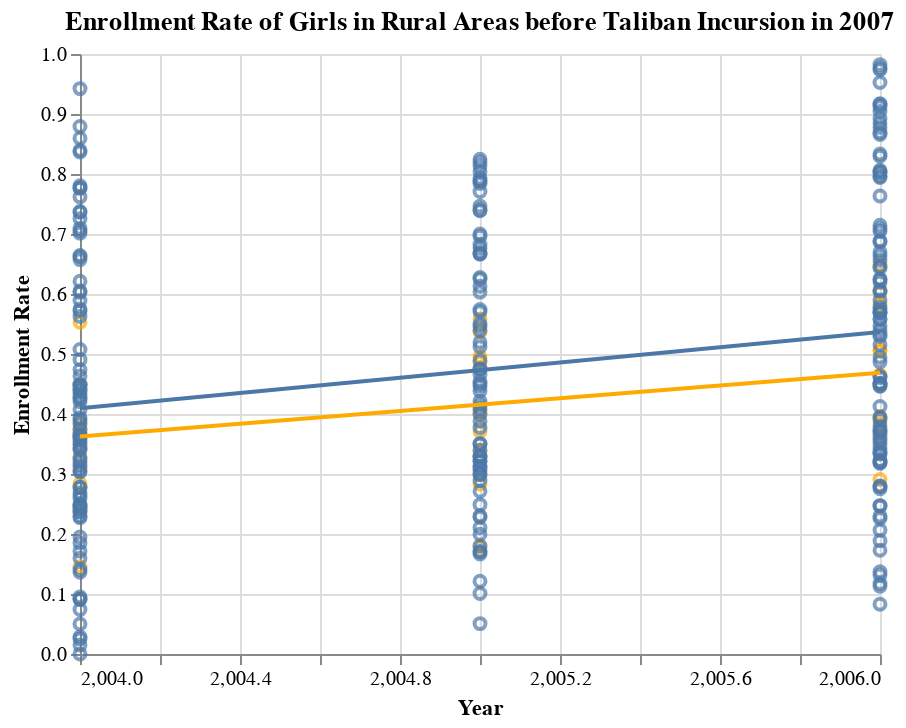

Notebook cell for this chart:
### Code cell
base = (
    alt.Chart(Y_t1_pre, title="Enrollment Rate of Girls in Rural Areas before Taliban Incursion in 2007")
    .mark_point()
    .encode(
        alt.X("year", scale=alt.Scale(zero=False)),
        alt.Y("rate_enrollment", scale=alt.Scale(zero=False)),
        color=alt.value("#FFAA00"),
    )
)

base2 = (
    alt.Chart(Y_t0_pre)
    .mark_point()
    .encode(
        alt.X("year", scale=alt.Scale(zero=False), title='Year'),
        alt.Y("rate_enrollment", scale=alt.Scale(zero=False), title='Enrollment Rate'),
    )
)

# base3 = (
#     alt.Chart(Y_t0_post)
#     .mark_point()
#     .encode(
#         alt.X("year", scale=alt.Scale(zero=False)),
#         alt.Y("rate_enrollment", scale=alt.Scale(zero=False)),
#     )
# )

# base4 = (
#     alt.Chart(Y_t1_post)
#     .mark_point()
#     .encode(
#         alt.X("year", scale=alt.Scale(zero=False)),
#         alt.Y("rate_enrollment", scale=alt.Scale(zero=False)),
#         color=alt.value("#FFAA00"),
#     )
# )
# Adding linear regression to observe trend
(
    base
    + base2
    # + base3
    # + base4
    + base.transform_regression("year", "rate_enrollment").mark_line()
    + base2.transform_regression("year", "rate_enrollment").mark_line()
    # + base3.transform_regression("year", "rate_enrollment").mark_line()
    # + base4.transform_regression("year", "rate_enrollment").mark_line()
)

### Figure 1 — Vega-Lite specification as saved in the notebook (floating-point values rounded to 4 significant figures; data arrays with more than 128 entries replaced by an {"elided": "..."} marker saying what was removed)
{"config": {"view": {"continuousWidth": 400, "continuousHeight": 300}}, "layer": [{"data": {"name": "data-58a4a3187f1d0bb9250b5de118218009"}, "mark": "point", "encoding": {"color": {"value": "#FFAA00"}, "x": {"type": "quantitative", "field": "year", "scale": {"zero": false}}, "y": {"type": "quantitative", "field": "rate_enrollment", "scale": {"zero": false}}}, "title": "Enrollment Rate of Girls in Rural Areas before Taliban Incursion in 2007"}, {"data": {"name": "data-bb6bdb8767696c005668745e3c76b9c5"}, "mark": "point", "encoding": {"x": {"type": "quantitative", "field": "year", "scale": {"zero": false}, "title": "Year"}, "y": {"type": "quantitative", "field": "rate_enrollment", "scale": {"zero": false}, "title": "Enrollment Rate"}}}, {"data": {"name": "data-58a4a3187f1d0bb9250b5de118218009"}, "mark": "line", "encoding": {"color": {"value": "#FFAA00"}, "x": {"type": "quantitative", "field": "year", "scale": {"zero": false}}, "y": {"type": "quantitative", "field": "rate_enrollment", "scale": {"zero": false}}}, "title": "Enrollment Rate of Girls in Rural Areas before Taliban Incursion in 2007", "transform": [{"on": "year", "regression": "rate_enrollment"}]}, {"data": {"name": "data-bb6bdb8767696c005668745e3c76b9c5"}, "mark": "line", "encoding": {"x": {"type": "quantitative", "field": "year", "scale": {"zero": false}, "title": "Year"}, "y": {"type": "quantitative", "field": "rate_enrollment", "scale": {"zero": false}, "title": "Enrollment Rate"}}, "transform": [{"on": "year", "regression": "rate_enrollment"}]}], "$schema": "https://vega.github.io/schema/vega-lite/v4.8.1.json", "datasets": {"data-58a4a3187f1d0bb9250b5de118218009": [{"Unnamed: 0": 207, "sex": "female", "subprovince": "Bannu", "region": "rural", "sample_population": 155, "enrolled_total": 58, "rate_enrollment": 0.3742, "year": 2004, "post_2009": 0.0, "Treated": 1}, {"Unnamed: 0": 221, "sex": "female", "subprovince": "Charsadda", "region": "rural", "sample_population": 156, "enrolled_total": 51, "rate_enrollment": 0.3269, "year": 2004, "post_2009": 0.0, "Treated": 1}, {"Unnamed: 0": 283, "sex": "female", "subprovince": "Kohat", "region": "rural", "sample_population": 78, "enrolled_total": 35, "rate_enrollment": 0.4487, "year": 2004, "post_2009": 0.0, "Treated": 1}, {"Unnamed: 0": 289, "sex": "female", "subprovince": "Lakki Marwat", "region": "rural", "sample_population": 110, "enrolled_total": 16, "rate_enrollment": 0.1455, "year": 2004, "post_2009": 0.0, "Treated": 1}, {"Unnamed: 0": 301, "sex": "female", "subprovince": "Lower Dir", "region": "rural", "sample_population": 123, "enrolled_total": 68, "rate_enrollment": 0.5528, "year": 2004, "post_2009": 0.0, "Treated": 1}, {"Unnamed: 0": 311, "sex": "female", "subprovince": "Mardan", "region": "rural", "sample_population": 163, "enrolled_total": 73, "rate_enrollment": 0.4479, "year": 2004, "post_2009": 0.0, "Treated": 1}, {"Unnamed: 0": 341, "sex": "female", "subprovince": "Peshawar", "region": "rural", "sample_population": 192, "enrolled_total": 66, "rate_enrollment": 0.3438, "year": 2004, "post_2009": 0.0, "Treated": 1}, {"Unnamed: 0": 373, "sex": "female", "subprovince": "Swat", "region": "rural", "sample_population": 122, "enrolled_total": 47, "rate_enrollment": 0.3852, "year": 2004, "post_2009": 0.0, "Treated": 1}, {"Unnamed: 0": 377, "sex": "female", "subprovince": "Tank", "region": "rural", "sample_population": 65, "enrolled_total": 24, "rate_enrollment": 0.3692, "year": 2004, "post_2009": 0.0, "Treated": 1}, {"Unnamed: 0": 383, "sex": "female", "subprovince": "Upper Dir", "region": "rural", "sample_population": 67, "enrolled_total": 19, "rate_enrollment": 0.2836, "year": 2004, "post_2009": 0.0, "Treated": 1}, {"Unnamed: 0": 174, "sex": "female", "subprovince": "Bannu", "region": "rural", "sample_population": 233, "enrolled_total": 66, "rate_enrollment": 0.2833, "year": 2005, "post_2009": 0.0, "Treated": 1}, {"Unnamed: 0": 184, "sex": "female", "subprovince": "Charsadda", "region": "rural", "sample_population": 96, "enrolled_total": 39, "rate_enrollment": 0.4062, "year": 2005, "post_2009": 0.0, "Treated": 1}, {"Unnamed: 0": 234, "sex": "female", "subprovince": "Kohat", "region": "rural", "sample_population": 86, "enrolled_total": 48, "rate_enrollment": 0.5581, "year": 2005, "post_2009": 0.0, "Treated": 1}, {"Unnamed: 0": 240, "sex": "female", "subprovince": "Lakki Marwat", "region": "rural", "sample_population": 120, "enrolled_total": 48, "rate_enrollment": 0.4, "year": 2005, "post_2009": 0.0, "Treated": 1}, {"Unnamed: 0": 248, "sex": "female", "subprovince": "Lower Dir", "region": "rural", "sample_population": 95, "enrolled_total": 51, "rate_enrollment": 0.5368, "year": 2005, "post_2009": 0.0, "Treated": 1}, {"Unnamed: 0": 258, "sex": "female", "subprovince": "Mardan", "region": "rural", "sample_population": 181, "enrolled_total": 88, "rate_enrollment": 0.4862, "year": 2005, "post_2009": 0.0, "Treated": 1}, {"Unnamed: 0": 282, "sex": "female", "subprovince": "Peshawar", "region": "rural", "sample_population": 178, "enrolled_total": 66, "rate_enrollment": 0.3708, "year": 2005, "post_2009": 0.0, "Treated": 1}, {"Unnamed: 0": 312, "sex": "female", "subprovince": "Swat", "region": "rural", "sample_population": 222, "enrolled_total": 110, "rate_enrollment": 0.4955, "year": 2005, "post_2009": 0.0, "Treated": 1}, {"Unnamed: 0": 316, "sex": "female", "subprovince": "Tank", "region": "rural", "sample_population": 73, "enrolled_total": 13, "rate_enrollment": 0.1781, "year": 2005, "post_2009": 0.0, "Treated": 1}, {"Unnamed: 0": 322, "sex": "female", "subprovince": "Upper Dir", "region": "rural", "sample_population": 109, "enrolled_total": 37, "rate_enrollment": 0.3394, "year": 2005, "post_2009": 0.0, "Treated": 1}, {"Unnamed: 0": 216, "sex": "female", "subprovince": "Bannu", "region": "rural", "sample_population": 461, "enrolled_total": 178, "rate_enrollment": 0.3861, "year": 2006, "post_2009": 0.0, "Treated": 1}, {"Unnamed: 0": 234, "sex": "female", "subprovince": "Charsadda", "region": "rural", "sample_population": 450, "enrolled_total": 228, "rate_enrollment": 0.5067, "year": 2006, "post_2009": 0.0, "Treated": 1}, {"Unnamed: 0": 296, "sex": "female", "subprovince": "Kohat", "region": "rural", "sample_population": 455, "enrolled_total": 230, "rate_enrollment": 0.5055, "year": 2006, "post_2009": 0.0, "Treated": 1}, {"Unnamed: 0": 304, "sex": "female", "subprovince": "Lakki Marwat", "region": "rural", "sample_population": 460, "enrolled_total": 164, "rate_enrollment": 0.3565, "year": 2006, "post_2009": 0.0, "Treated": 1}, {"Unnamed: 0": 316, "sex": "female", "subprovince": "Lower Dir", "region": "rural", "sample_population": 752, "enrolled_total": 438, "rate_enrollment": 0.5824, "year": 2006, "post_2009": 0.0, "Treated": 1}, {"Unnamed: 0": 324, "sex": "female", "subprovince": "Mardan", "region": "rural", "sample_population": 615, "enrolled_total": 399, "rate_enrollment": 0.6488, "year": 2006, "post_2009": 0.0, "Treated": 1}, {"Unnamed: 0": 356, "sex": "female", "subprovince": "Peshawar", "region": "rural", "sample_population": 564, "enrolled_total": 223, "rate_enrollment": 0.3954, "year": 2006, "post_2009": 0.0, "Treated": 1}, {"Unnamed: 0": 390, "sex": "female", "subprovince": "Swat", "region": "rural", "sample_population": 608, "enrolled_total": 366, "rate_enrollment": 0.602, "year": 2006, "post_2009": 0.0, "Treated": 1}, {"Unnamed: 0": 394, "sex": "female", "subprovince": "Tank", "region": "rural", "sample_population": 423, "enrolled_total": 123, "rate_enrollment": 0.2908, "year": 2006, "post_2009": 0.0, "Treated": 1}, {"Unnamed: 0": 400, "sex": "female", "subprovince": "Upper Dir", "region": "rural", "sample_population": 675, "enrolled_total": 314, "rate_enrollment": 0.4652, "year": 2006, "post_2009": 0.0, "Treated": 1}], "data-bb6bdb8767696c005668745e3c76b9c5": {"elided": "249 records"}}}
